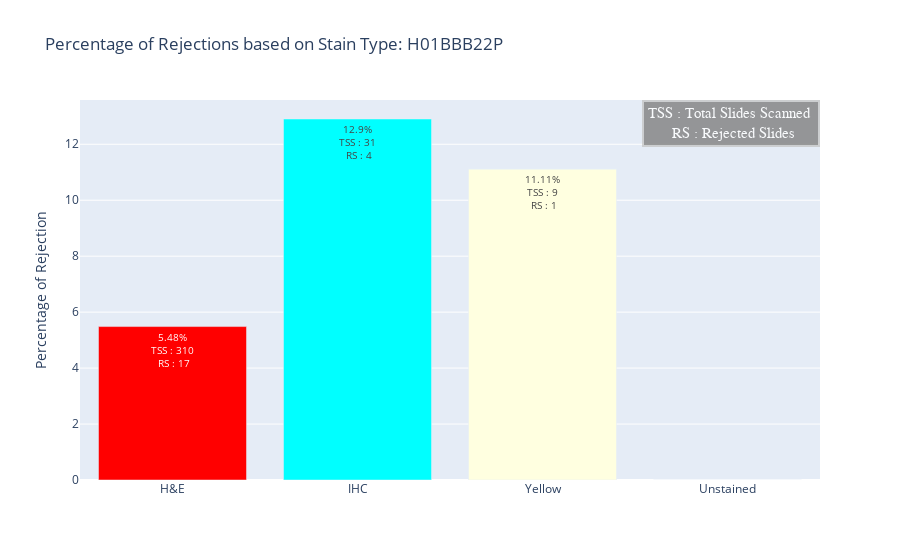

Notebook source saved alongside this figure:
### Code cell
# Scanner 1 Stain Type
lst = ["red","cyan","lightyellow","lightgray","green"]
s1 = df[df['Scanner'] == 'H01BBB22P']
fig = go.Figure()
for idx,i in enumerate(df['Stain Type'].unique()):
    try:
        fig.add_trace(go.Bar(x=[i],
                            y=[len(s1[(s1['Stain Type'] == i)&(s1['Rejected Slide Planarity'] == "Yes")])/len(s1[s1['Stain Type'] == i]) * 100],
                             text=[str(round(len(s1[(s1['Stain Type'] == i)&(s1['Rejected Slide Planarity'] == "Yes")])/len(s1[s1['Stain Type'] == i]) * 100,2))+"%"+"<br>TSS : "+str(len(s1[s1['Stain Type'] == i]))
                                   + "<br> RS : "+str(len(s1[(s1['Stain Type'] == i)&(s1['Rejected Slide Planarity'] == "Yes")])) ],
                            textposition="inside",marker = dict(color=lst[idx]),textfont=dict(size=10)))
    except:
        continue

fig.update_yaxes(title="Percentage of Rejection")
fig.update_layout(showlegend=False,title="Percentage of Rejections based on Stain Type: "+ s1['Scanner'].iloc[0])
fig.add_annotation(x=1,y=1,xref="paper",yref="paper",text="TSS : Total Slides Scanned <br> RS : Rejected Slides",showarrow=False,
font=dict(family="Courier New, monospace",size=15,color="#ffffff"),bordercolor="#c7c7c7",borderwidth=2,borderpad=4,bgcolor="grey",opacity=0.8)
fig.show()

### Figure 1 — Plotly figure (JSON) as saved in the notebook; plotly's stock layout.template omitted (floating-point values rounded to 4 significant figures)
{"data": [{"marker": {"color": "red"}, "text": ["5.48%<br>TSS : 310<br> RS : 17"], "textfont": {"size": 10}, "textposition": "inside", "type": "bar", "x": ["H&E"], "y": [5.484]}, {"marker": {"color": "cyan"}, "text": ["12.9%<br>TSS : 31<br> RS : 4"], "textfont": {"size": 10}, "textposition": "inside", "type": "bar", "x": ["IHC"], "y": [12.9]}, {"marker": {"color": "lightyellow"}, "text": ["11.11%<br>TSS : 9<br> RS : 1"], "textfont": {"size": 10}, "textposition": "inside", "type": "bar", "x": ["Yellow"], "y": [11.11]}, {"marker": {"color": "lightgray"}, "text": ["0.0%<br>TSS : 10<br> RS : 0"], "textfont": {"size": 10}, "textposition": "inside", "type": "bar", "x": ["Unstained"], "y": [0]}], "layout": {"annotations": [{"bgcolor": "grey", "bordercolor": "#c7c7c7", "borderpad": 4, "borderwidth": 2, "font": {"color": "#ffffff", "family": "Courier New, monospace", "size": 15}, "opacity": 0.8, "showarrow": false, "text": "TSS : Total Slides Scanned <br> RS : Rejected Slides", "x": 1, "xref": "paper", "y": 1, "yref": "paper"}], "showlegend": false, "title": {"text": "Percentage of Rejections based on Stain Type: H01BBB22P"}, "yaxis": {"title": {"text": "Percentage of Rejection"}}}}
